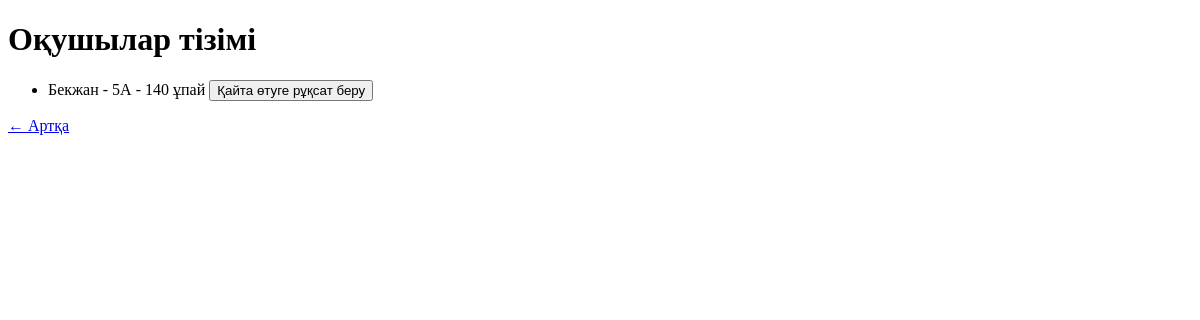
Before: /teacher_panel (signed in) with the older database file.
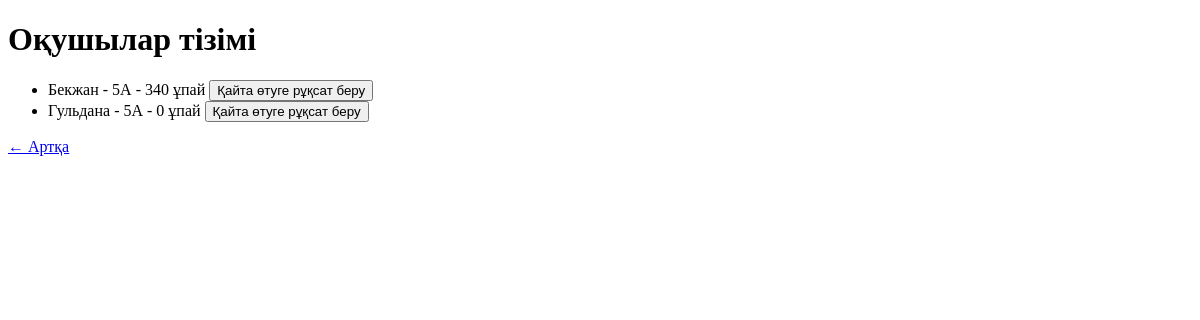
After: the same page with the newer database file.
### main.py (models this page shows, shortened)
class Student(db.Model):
    id = db.Column(db.Integer, primary_key=True)
    name = db.Column(db.String(100), nullable=False)
    student_class = db.Column(db.String(10), nullable=False)
    password = db.Column(db.String(200), nullable=False)
    score = db.Column(db.Integer, default=0)
    progress = db.relationship('StudentProgress', backref='student', lazy=True)
    __table_args__ = (db.UniqueConstraint('name', 'student_class', name='uq_name_class'),)

### main.py (the view)
@app.route("/teacher_panel")
@login_required("teacher")
def teacher_panel():
    students = Student.query.all()
    return render_template("teacher_panel.html", students=students)

### main.py (called while the page is built)
def login_required(role):
    def decorator(func):
        @wraps(func)
        def wrapper(*args, **kwargs):
            if session.get("user_id") is None or session.get("role") != role:
                if role == "teacher":
                    return redirect("/login_teacher")
                else:
                    return redirect("/login")
            return func(*args, **kwargs)
        return wrapper
    return decorator

### templates/teacher_panel.html (shortened to what this page needs)
<!DOCTYPE html>
<html lang="kk">
<head>
</head>
<body>
    <h1>Оқушылар тізімі</h1>
    <ul>
        {% for s in students %}
            <li>
                {{ s.name }} - {{ s.student_class }} - {{ s.score }} ұпай
                <form method="POST" action="/unlock_game" style="display:inline;">
                    <button type="submit">Қайта өтуге рұқсат беру</button>
                </form>
            </li>
        {% endfor %}
    </ul>
    <a href="/teacher">← Артқа</a>
</body>
</html>

Changed rows visible on the page:
changed Student "Бекжан": score "140" → "340"
added Student: name "Гульдана", student_class "5А", score "0"
